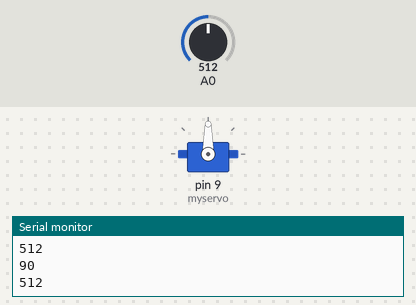
Bench run of a sketch on a simulated Arduino Uno, built with avr-gcc and run on an emulated ATmega328P. Shown: servo, the last lines printed to the serial monitor. The inputs (shaded band) are chosen by the test bench; at power-on: A0 = 512.

Above: at 1.2 s.
1.3 s: A0 set to 716
At 2.5 s:
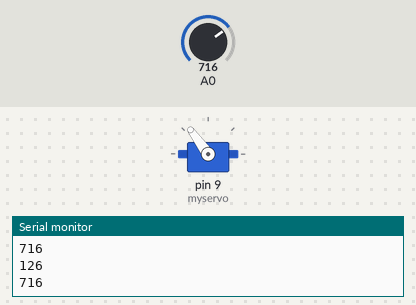
2.8 s: A0 set to 900
At 3.6 s:
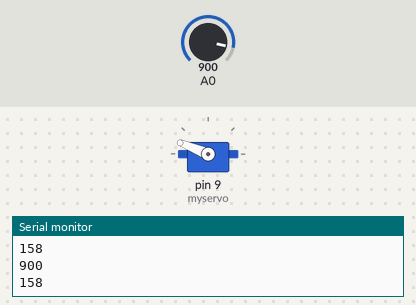
4.3 s: A0 set to 1023
At 4.6 s:
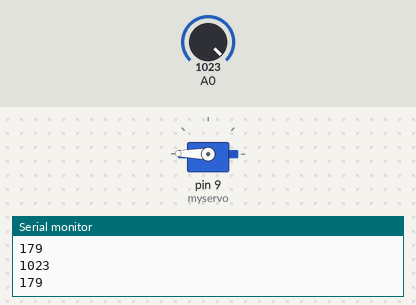
5.8 s: A0 set to 306
At 6.9 s:
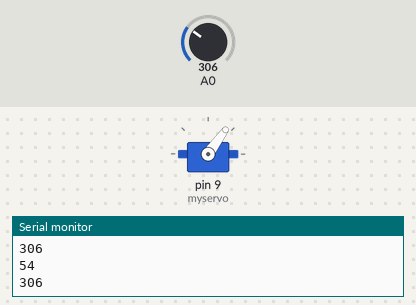
7.3 s: A0 set to 122
At 7.9 s:
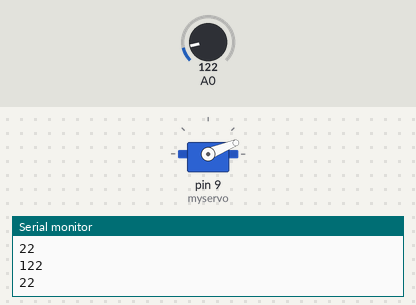
8.8 s: A0 set to 511
At 9.3 s:
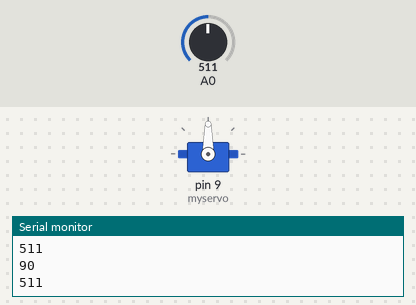
Timing chart, 0 to 11.3 s (numbered marks = the images above; inputs shaded):
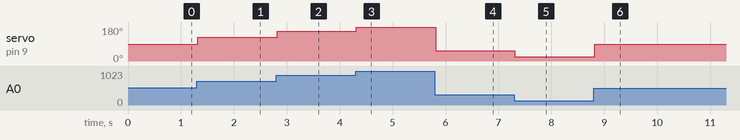

The sketch:

8.4.ino
```cpp
#include <Servo.h>
Servo myservo;

void setup() {
  // put your setup code here, to run once:
  myservo.attach(9);
  pinMode(A0,INPUT);
  pinMode(9,OUTPUT);
  Serial.begin(9600);
}

void loop() {
  // put your main code here, to run repeatedly:
  int VR = analogRead(A0);
  int VRM = map(VR,0,1024,1,180);
  Serial.println(VR);
  Serial.println(VRM);
  myservo.write(VRM);
}
```

Measured:
- after the input at 1.3 s, servo on pin 9 (myservo): 90° → 126° at once
- after the input at 2.8 s, servo on pin 9 (myservo): 126° → 158° at once
- after the input at 4.3 s, servo on pin 9 (myservo): 158° → 179° at once
- after the input at 5.8 s, servo on pin 9 (myservo): 179° → 54° at once
- after the input at 7.3 s, servo on pin 9 (myservo): 54° → 22° at once
- after the input at 8.8 s, servo on pin 9 (myservo): 22° → 90° at once
